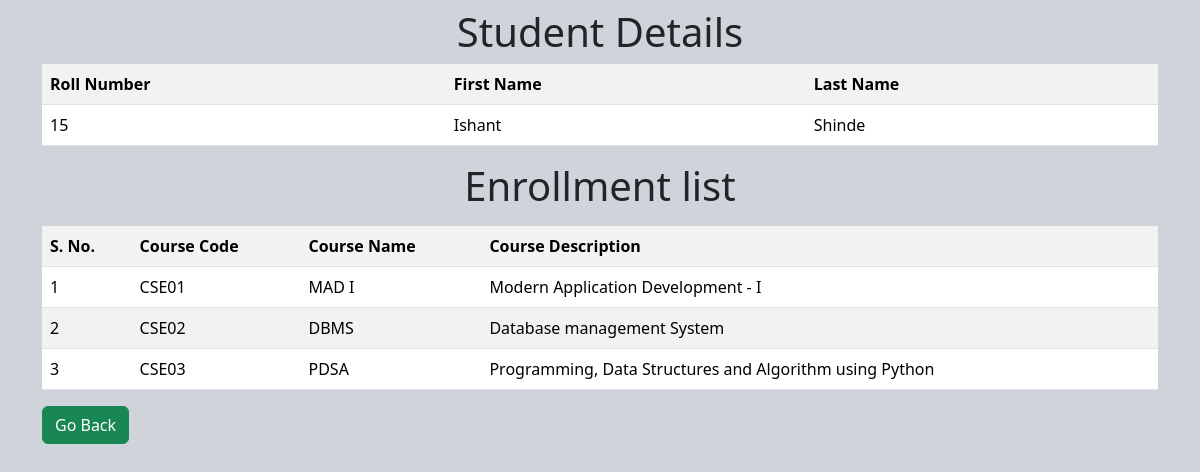
Page /student/5 on the committed database.
### application/models.py (models this page shows)
class Student(db.Model):
	__tablename__ = "student"
	student_id = db.Column(db.Integer, autoincrement=True, primary_key=True)
	roll_number = db.Column(db.String, unique=True, nullable=False)
	first_name = db.Column(db.String, nullable=False)
	last_name = db.Column(db.String)
	courses = db.relationship("Course", secondary="enrollments")

class Course(db.Model):
	__tablename__ = "course"
	course_id = db.Column(db.Integer, autoincrement=True, primary_key=True)
	course_code = db.Column(db.String, unique=True, nullable=False)
	course_name = db.Column(db.String, nullable=False)
	course_description = db.Column(db.String)

### application/controllers.py (the view)
@app.route("/student/<int:student_id>")
def student_details(student_id):
	student = Student.query.filter(Student.student_id == student_id).one()
	courses = []
	for course in student.courses:
		courses.append(course)
	return render_template("student_details.html", student=student, courses=courses)

### templates/student_details.html (shortened to what this page needs)
{% extends 'base.html' %}
{% block content %}
	<div class="container">
		<h1 class="text-center mt-2">Student Details</h1>
		<table id = "personal-details" class="table table-striped mt-2">
			<tr>
				<th>Roll Number</th>
				<th>First Name</th>
				<th>Last Name</th>
			</tr>
			<tr>
				<td>{{ student.roll_number }}</td>
				<td>{{ student.first_name }}</td>
				<td>{{ student.last_name }}</td>
			</tr>
		</table>
		<h1 class="text-center mt-2">Enrollment list</h1>
		<table id = "enroll-table" class="table table-striped mt-3">
			<tr>
				<th>S. No.</th>
				<th>Course Code</th>
				<th>Course Name</th>
				<th>Course Description</th>
			</tr>
			{% for course in courses %}
			<tr>
				<td>{{ loop.index }}</td>
				<td>{{ course.course_code }}</td>
				<td>{{ course.course_name }}</td>
				<td>{{ course.course_description }}</td>
			</tr>
			{% endfor %}
		</table>
		<a class="btn btn-success" href="/"> Go Back</a>
	</div>
{% endblock %}

### templates/base.html (shortened to what this page needs)
<!DOCTYPE html>
<html lang="en">
<head>
    <link rel="stylesheet" type="text/css" href="{{ url_for('static', filename='css/bootstrap.min.css') }}">
</head>
<body class="bg-dark-subtle">
    {% block content %}{% endblock %}
</body>
</html>

### rows in the picture
Student: roll_number "15", first_name "Ishant", last_name "Shinde"
Course: course_code "CSE01", course_name "MAD I", course_description "Modern Application Development - I"
Course: course_code "CSE02", course_name "DBMS", course_description "Database management System"
Course: course_code "CSE03", course_name "PDSA", course_description "Programming, Data Structures and Algorithm using Python"
